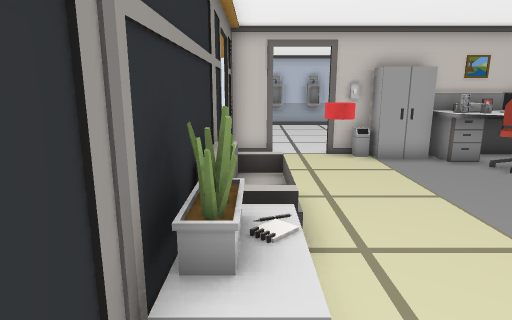
[1] (above)

15 first-person views from a walk through a scene from a Unity 3-D project. The camera is 1.3 m above the floor, tilts 12° down and sees 75° across. The floor is counted in squares, 0.56 m on a side. Each view is taken from the middle of a square. On the plan, view 1 faces up. The plan holds only what a view shows up to about 19 squares ahead; the rest is blank. The place goes on beyond the plan. The player is left out. Door leaves are left out, so doorways stand open.

[2]
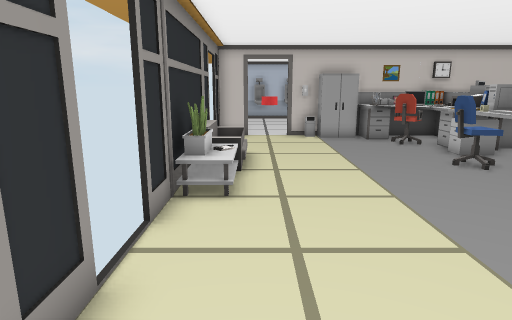

[3]
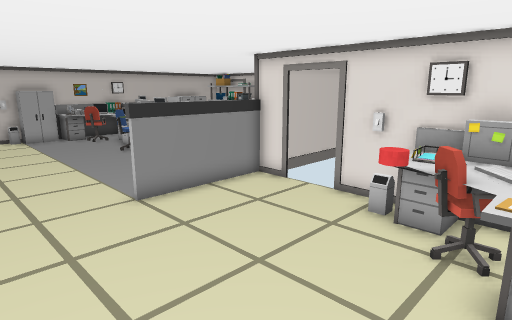

[4]
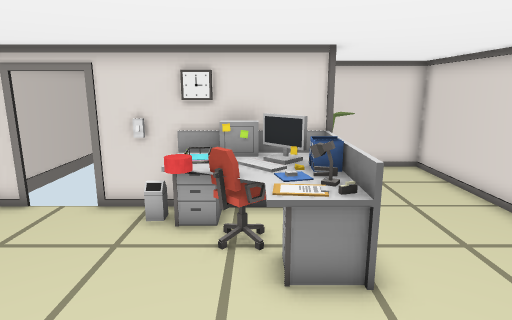

[5]
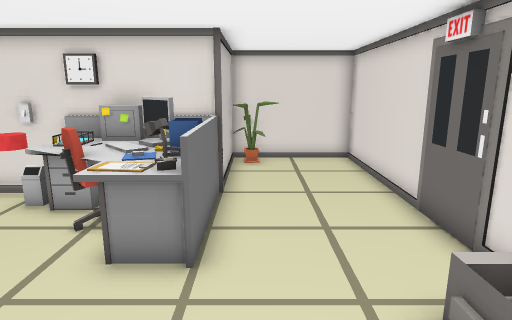

[6]
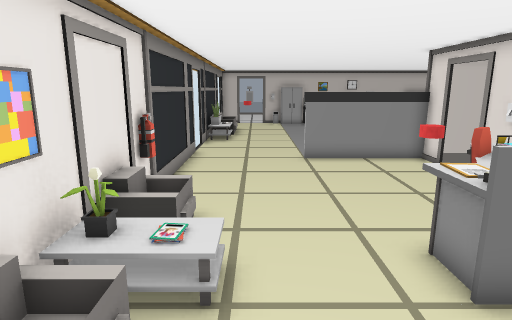

[7]
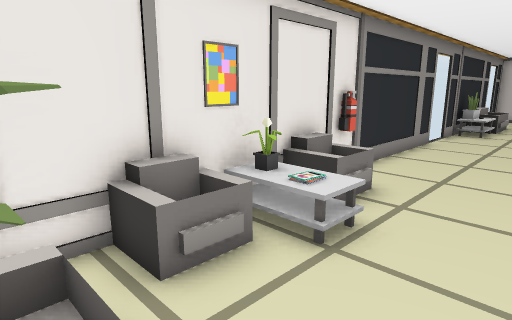

[8]
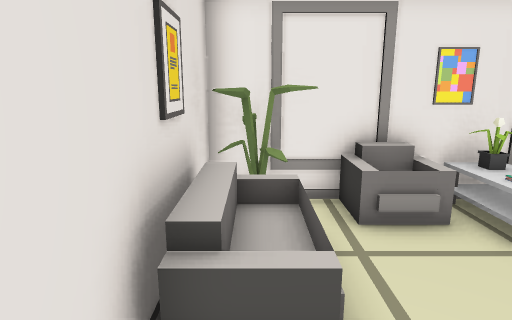

[9]
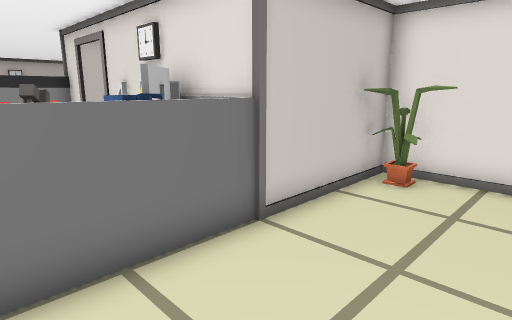

[10]
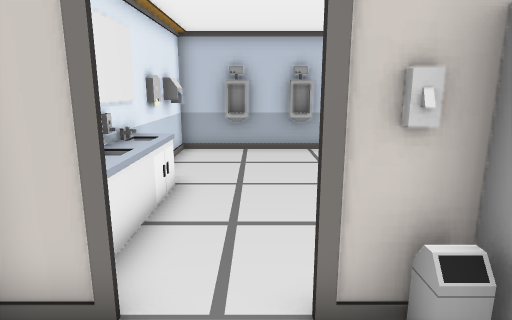

[11]
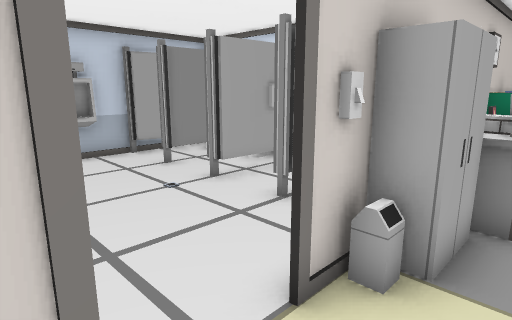

[12]
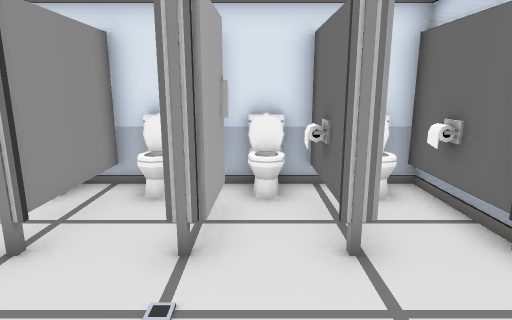

[13]
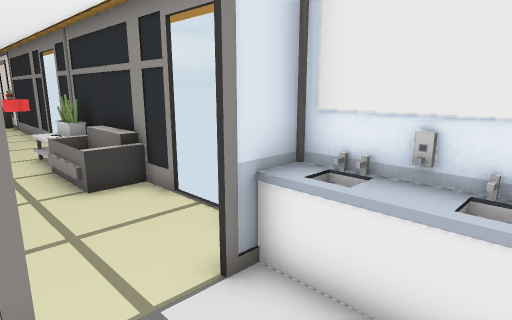

[14]
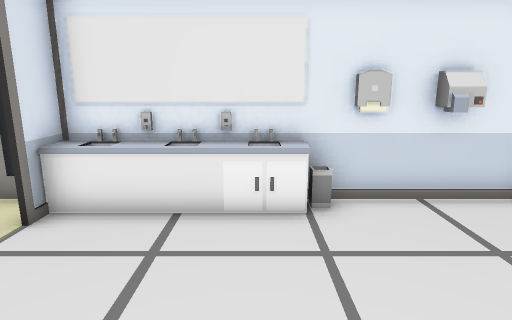

[15]
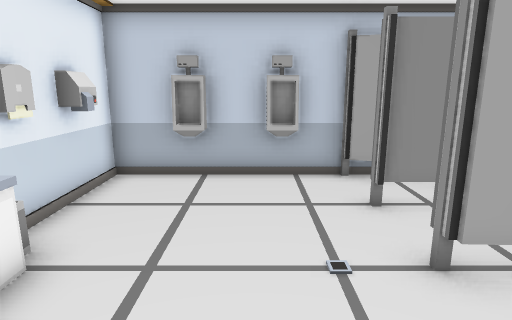

### Floor plan
Key: @ floor where view 1 was taken; # wall or solid block; . main floor; : floor 0.25 m higher than the main floor; / step, stairs or slope; D open door; = window, fence, low wall or low ledge; C cupboard; A carpet; E desk; H chair; P plant; L clock; R dryer; S sink; O other object.
Columns run from 1 left of view 1 to 14 right of it. Each row starts with its distance up from view 1.
 22 #######
 21 #.=..=#
 20 RR....#
 19 #.....D###
 18 #.....D..#
 17 #S....####
 16 #S.......#
 15 #S.....####
 14 #S.....####
 13 #SDD....==#
 12 ##DD##CA###LAAA#
 11 #....CCCEEE
 10 D....  EEEAEE
  9 D....   HHEEE
  8 #....    EE E
  7 #O...    A
  6 # OO.   AHA
  5 # ...   HHA
  4 #O...    A
  3 #P...    A
  2 #O...    A
  1 #....    AA
  0 D@...
 -1 D....
 -2 #....
 -3 #....######
 -4 #.........#
 -5 #.........D
 -6 #.........D
 -7 #.........#
 -8 #........=#
 -9 #......OEEL
-10 # .....OHEE
-11 #/....EEEEE
-12 #//...#EEEE
-13 #//...EEEE######
-14 #/............P#
-15 #/.............#
-16 #.///..........#
-17 #P : ..........#
-18 ################

Positions as (right, up) in squares from view 1, and headings:
1: (0, 0), facing up
2: (1, -5), facing up
3: (0, -12), facing up-right
4: (0, -11), facing right
5: (0, -14), facing right
6: (2, -17), facing up
7: (4, -17), facing up-left
8: (6, -17), facing left
9: (5, -17), facing up-right
10: (2, 9), facing up
11: (0, 10), facing up-right
12: (1, 16), facing right
13: (3, 15), facing down-left
14: (6, 16), facing left
15: (3, 13), facing up
